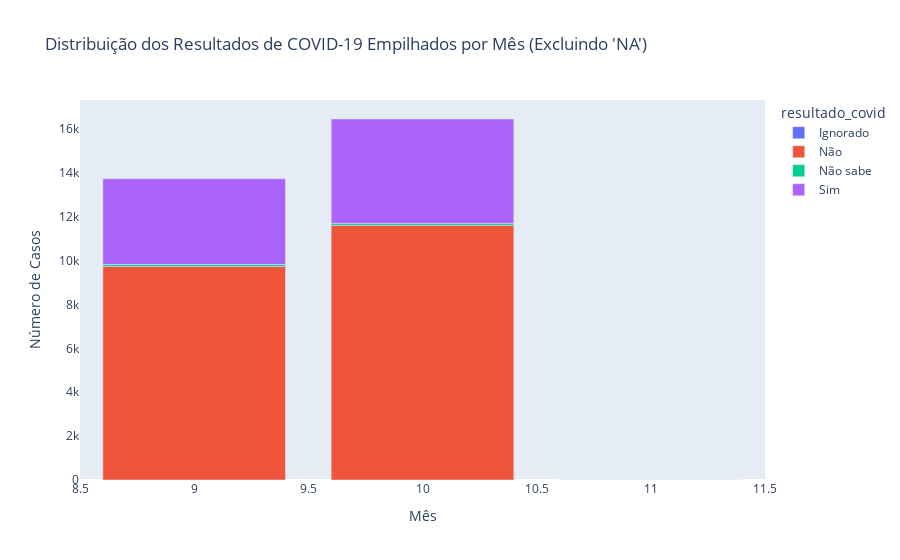

The cell this chart's notebook holds for it:
### Code cell
import plotly.express as px
from plotly import graph_objects as go

fig = px.bar(
    crosstab,
    x=crosstab.index, y=crosstab.columns,
    title="Distribuição dos Resultados de COVID-19 Empilhados por Mês (Excluindo 'NA')"
)
fig.update_layout(
    yaxis=dict(
        title='Número de Casos',
        showgrid=False,
        showline=False,
        showticklabels=True
    ),
    xaxis=dict(
        title='Mês',
        showgrid=False,
        showline=False,
        showticklabels=True
    )
)
fig.show()

### Figure 1 — Plotly figure (JSON) as saved in the notebook; plotly's stock layout.template omitted (floating-point values rounded to 4 significant figures)
{"data": [{"alignmentgroup": "True", "hovertemplate": "resultado_covid=Ignorado<br>mes=%{x}<br>value=%{y}<extra></extra>", "legendgroup": "Ignorado", "marker": {"color": "#636efa", "pattern": {"shape": ""}}, "name": "Ignorado", "offsetgroup": "Ignorado", "orientation": "v", "showlegend": true, "textposition": "auto", "type": "bar", "x": [9, 10, 11], "xaxis": "x", "y": [2, 0, 0], "yaxis": "y"}, {"alignmentgroup": "True", "hovertemplate": "resultado_covid=Não<br>mes=%{x}<br>value=%{y}<extra></extra>", "legendgroup": "Não", "marker": {"color": "#EF553B", "pattern": {"shape": ""}}, "name": "Não", "offsetgroup": "Não", "orientation": "v", "showlegend": true, "textposition": "auto", "type": "bar", "x": [9, 10, 11], "xaxis": "x", "y": [9728, 11604, 1], "yaxis": "y"}, {"alignmentgroup": "True", "hovertemplate": "resultado_covid=Não sabe<br>mes=%{x}<br>value=%{y}<extra></extra>", "legendgroup": "Não sabe", "marker": {"color": "#00cc96", "pattern": {"shape": ""}}, "name": "Não sabe", "offsetgroup": "Não sabe", "orientation": "v", "showlegend": true, "textposition": "auto", "type": "bar", "x": [9, 10, 11], "xaxis": "x", "y": [88, 86, 0], "yaxis": "y"}, {"alignmentgroup": "True", "hovertemplate": "resultado_covid=Sim<br>mes=%{x}<br>value=%{y}<extra></extra>", "legendgroup": "Sim", "marker": {"color": "#ab63fa", "pattern": {"shape": ""}}, "name": "Sim", "offsetgroup": "Sim", "orientation": "v", "showlegend": true, "textposition": "auto", "type": "bar", "x": [9, 10, 11], "xaxis": "x", "y": [3905, 4756, 0], "yaxis": "y"}], "layout": {"barmode": "relative", "legend": {"title": {"text": "resultado_covid"}, "tracegroupgap": 0}, "title": {"text": "Distribuição dos Resultados de COVID-19 Empilhados por Mês (Excluindo 'NA')"}, "xaxis": {"anchor": "y", "domain": [0, 1], "showgrid": false, "showline": false, "showticklabels": true, "title": {"text": "Mês"}}, "yaxis": {"anchor": "x", "domain": [0, 1], "showgrid": false, "showline": false, "showticklabels": true, "title": {"text": "Número de Casos"}}}}
